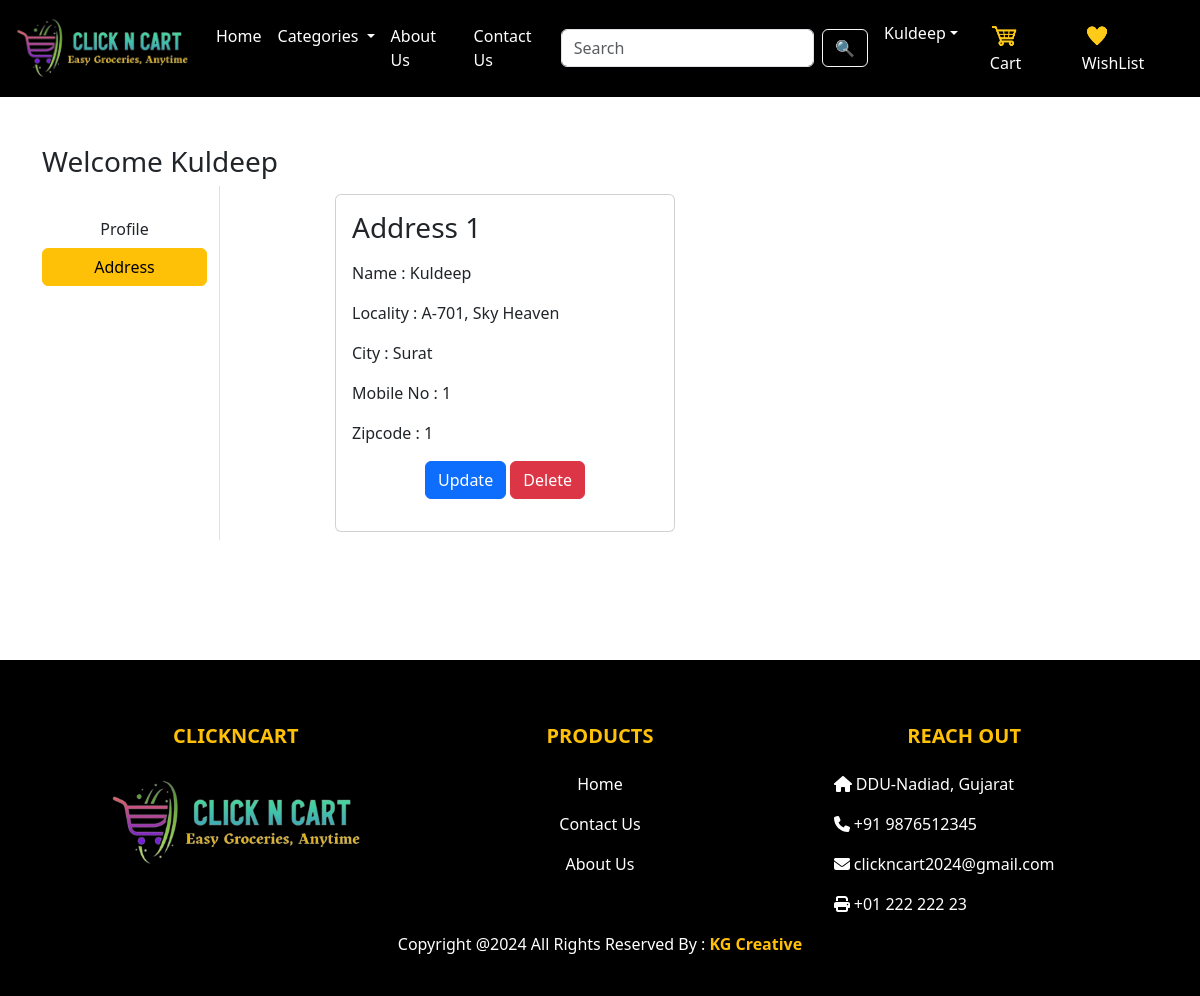
The app's page /address/ (signed in) with its own data.
### firstapp/models.py (models this page shows, shortened)
class Customer(models.Model):
    user = models.ForeignKey(User, on_delete=models.CASCADE)
    name = models.CharField(max_length=100)
    locality = models.CharField(max_length=100)
    city = models.CharField(max_length=100)
    mobile = models.IntegerField(default=0)
    zipcode = models.IntegerField()

### firstapp/views.py (the view)
# urls.py: path("address/", views.address, name="address"),
@login_required
def address(request):
    totalitem=0
    wishlistitem=0
    if request.user.is_authenticated:
        totalitem = len(Cart.objects.filter(user = request.user))
        wishlistitem = len(Wishlist.objects.filter(user = request.user))
    address = Customer.objects.filter(user = request.user)
    return render(request, "firstapp/address.html", locals())

### firstapp/templates/firstapp/address.html (shortened to what this page needs)
{% extends 'firstapp/basefile.html' %}
{% load static %}
{% block main-content %}
<div class="container my-5">
    <div class="row">
        <h3>Welcome <span class="text-capitalize">{{request.user}}</span></h3>
        <div class="col-sm-2 border-end">
            <ul class="list-unstyled">
                <br>
                <li class="d-grid"><a href="{% url 'profile' %}" class="btn">Profile</a></li>
                <li class="d-grid"><a href="{% url 'address' %}" class="btn btn-warning">Address</a></li>
            </ul>
        </div>
        <div class="col-sm-8 offset-sm-1">
            <div class="row">
                {% if address %}
                    {% for add in address %}
                    <div class="col-sm-6">
                        <div class="card m-2">
                            <div class="card-body">
                                <h3>Address {{forloop.counter}}</h3>
                                <p>Name : {{add.name}}</p>
                                <p>Locality : {{add.locality}}</p>
                                <p>City : {{add.city}}</p>
                                <p>Mobile No : {{add.mobile}}</p>
                                <p>Zipcode : {{add.zipcode}}</p>
                                <p class="text-center">
                                    <a href="{% url 'updateaddress' pk=add.id %}" type="button" class="btn btn-primary">Update</a>
                                    <a href="#" onclick="return confirmDelete({{ add.id }})" type="button" class="btn btn-danger">Delete</a>
                                </p>
                            </div>
                        </div>
                    </div>
                    {% endfor %}
                {% else %}
                    <div class="card empty-address-card mt-4">
                        <div class="card-body text-center">
                            <p class="empty-address-text">You have not any saved Addresses.</p>
                        </div>
                    </div>
                {% endif %}
            </div>
        </div>
    </div>
</div>
{% endblock main-content %}

### firstapp/templates/firstapp/basefile.html (shortened to what this page needs)
<!DOCTYPE html>
{% load static %}
<html lang="en">
<head>
    <link href="https://cdn.jsdelivr.net/npm/bootstrap@5.3.3/dist/css/bootstrap.min.css" rel="stylesheet"
>
    <link rel="stylesheet" href="{% static 'firstapp/css/all.min.css' %}">
    <link rel="stylesheet" href="{% static 'firstapp/css/owl.carousel.min.css' %}">
    <link rel="stylesheet" href="{% static '/firstapp/css/style.css' %}">
</head>
<body>
    <nav class="navbar navbar-expand-lg navbar-dark bg-black">
        <div class="container-fluid">
            <a class="navbar-brand" href="{% url 'home' %}">
                <img src="{% static 'firstapp/images/logo.png' %}" width="180" height="auto">
            </a>
            <div class="collapse navbar-collapse" id="navbarSupportedContent">
                <ul class="navbar-nav me-auto mb-2 mb-lg-0">
                    {% if request.user.is_authenticated %}
                    <li class="nav-item">
                        <a class="nav-link active text-white" aria-current="page" href="{% url 'home' %}">Home</a>
                    </li>
                    <li class="nav-item dropdown">
                        <a class="nav-link dropdown-toggle text-white" href="#" role="button" data-bs-toggle="dropdown"
                            aria-expanded="false">
                            Categories
                        </a>
                    </li>
                    <li class="nav-item ">
                        <a class="nav-link text-white" href="{% url 'aboutus' %}">About Us</a>
                    </li>
                    <li class="nav-item">
                        <a class="nav-link text-white" href="{% url 'contact' %}">Contact Us</a>
                    </li>
                </ul>
                <form  class="d-flex" role="search" method="get" action="{% url 'search' %}">
                    <input class="form-control me-2" type="search" name="search" placeholder="Search" aria-label="Search">
                    <button class="btn btn-outline-light" type="submit">&#128269;</button>
                </form>
            </div>
            <ul class="navbar-nav me-auto mb-2 mb-lg-0">
                <li class="nav-item dropdown mx-2">
                    <a class="nav-link dropdown-toggle text-white" href="#" id="profiledropdownmenu" role="button"
                        data-bs-toggle="dropdown" aria-expanded="false">{{ request.user.username|title }}</a>
                </li>
                <li class="nav-item mx-2">
                    <a href="{% url 'showcart' %}" class="nav-link text-white"><img class="cart-icon" src="{% static 'firstapp/images/products/cart.png' %}" style="width: 30px; height: auto;">Cart </a>
                </li>
                <li class="nav-item mx-2">
                    <a href="{% url 'showwishlist' %}" class="nav-link text-white"><img src="{% static 'firstapp/images/products/heart.png' %}" class="heart-icon" style="width: 30px; height: auto;">WishList </a>
                </li>
                {% endif %}
            </ul>
        </div>
    </nav>
    {% block main-content %}{% endblock main-content %}
    <br><br><br>
    <footer class="bg-black text-white pt-5 pb-4">
        <div class="container text-center text-md-left" >
            <div class="row text-center text-md-left">
                <div class="col-md-3 col-lg-3 col-xl-3 mx-auto mt-3">
                    <h5 class="text-uppercase mb-4 fw-bold text-warning">ClicknCart</h5>
                    <img src="{% static 'firstapp/images/logo.png' %}" width="100%">
                </div>
                <div class="col-md-3 col-lg-2 col-xl-2 mx-auto mt-3">
                    <h5 class="text-uppercase mb-4 fw-bold text-warning">Products</h5>
                    <p><a href="{% url 'home' %}" class="text-white text-decoration-none">Home</a></p>
                    <p><a href="{% url 'contact' %}" class="text-white text-decoration-none">Contact Us</a></p>
                    <p><a href="{% url 'aboutus' %}" class="text-white text-decoration-none">About Us</a></p>
                </div>
                <div class="col-md-4 col-lg-3 col-xl-3 mx-auto mt-3">
                    <h5 class="text-uppercase mb-4 fw-bold text-warning">Reach Out</h5>
                    <p style="text-align: left;"><i class="fas fa-home mr-3"></i>  DDU-Nadiad, Gujarat</p>
                    <p style="text-align: left;"><i class="fas fa-phone mr-3"></i>  +91 9876512345</p>
                    <p style="text-align: left;"><i class="fas fa-envelope mr-3"></i>  clickncart2024@gmail.com</p>
                    <p style="text-align: left;"><i class="fas fa-print mr-3"></i>  +01 222 222 23</p>
                </div>
            </div>
            <div class="row text-center">
                <p> Copyright @2024 All Rights Reserved By :
                    <a href="{% url 'contact' %}" class="text-decoration-none fw-bold text-warning">KG Creative</a>
                </p>
            </div>
        </div>
    </footer>
</body>
</html>

### firstapp/static/firstapp/css/style.css (style rules this page uses)
html { scroll-behavior: smooth; }
.d-flex { align-items: center; }

### records on screen
Customer: name "Kuldeep", locality "A-701, Sky Heaven", city "Surat", mobile "1", zipcode "1"

### other values on screen
{{ request.user.username|title }} "Kuldeep"
{{ request.user }} "Kuldeep"
